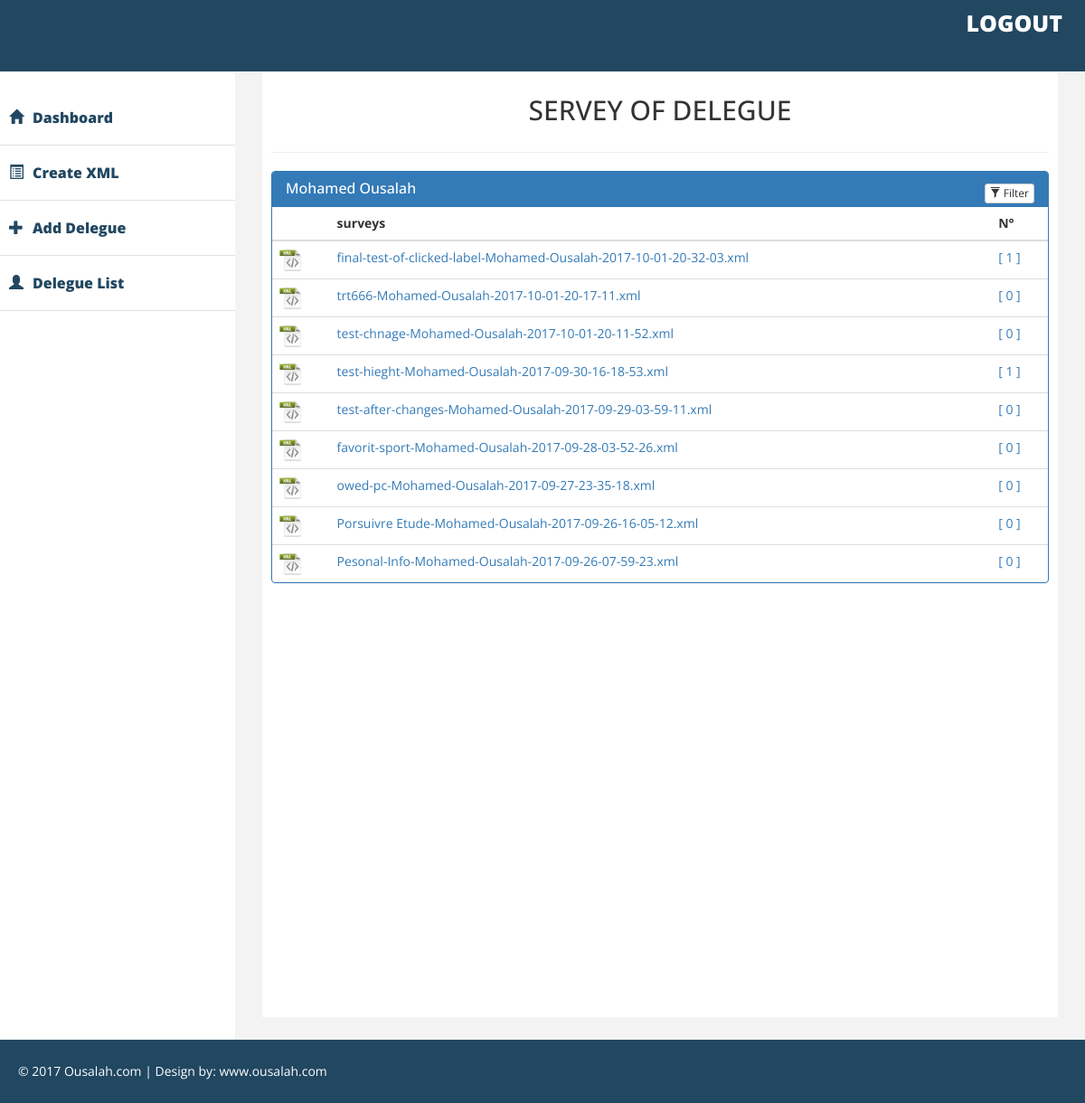
The page /delegue-servey.php?d=1 (signed in) on the database its author committed.
### tables this page shows
CREATE TABLE `delegue` (
  `id` int(11) NOT NULL,
  `firstname` varchar(50) NOT NULL,
  `lastname` varchar(50) NOT NULL,
  `email` varchar(50) NOT NULL,
  `password` varchar(50) NOT NULL,
  `image` varchar(255) NOT NULL
);

CREATE TABLE `xml` (
  `id` int(11) NOT NULL,
  `delegue_id` int(11) NOT NULL,
  `link` varchar(255) NOT NULL,
  `etat` varchar(50) NOT NULL DEFAULT 'active'
);

### modules/utils.class.php (called while the page is built, shortened)
<?php
class Utils
{
	private static $cnx=null;
	public static function connecter_db()
	{
		$options=array(PDO::ATTR_DEFAULT_FETCH_MODE => PDO::FETCH_OBJ,PDO::ATTR_ERRMODE => PDO::ERRMODE_EXCEPTION, PDO::MYSQL_ATTR_INIT_COMMAND=>"SET NAMES 'utf8'");
		if(!self::$cnx){
			self::$cnx = new PDO('mysql:host=localhost;dbname=surveys', "root", "", $options);
		}
		return  self::$cnx;
	}
	public static function get_by($table, $data=array(), $limit = 0)
	{
		$names=array();
		$values=array();
		foreach ($data as $key => $value) {
			$names[]="$key=?";
			$values[]=$value;
		}
		$namesdb=implode(" and ", $names);
		$cnx=Utils::connecter_db();
		$pr=$cnx->prepare("select * from $table
			where $namesdb order by id desc
			");
		$pr->execute($values);
		return $pr->fetchAll(PDO::FETCH_OBJ);
	}
	public static function get_count(
			$table,
			$conditions = array(),
			$atrCount = "id"
		)
	{
		$WHERE = "";
		$names = array();
		$values = array();
		if($conditions != array()){
			$WHERE = " WHERE ";
			foreach ($conditions as $key => $value) {
				$names[] = "$key = ?";
				$values[] = $value;
			}
		}
		$namesdb=implode(" and ", $names);
		$cnx=Utils::connecter_db();
		$pr=$cnx->prepare("SELECT COUNT(*) FROM $table
			$WHERE $namesdb");
		$pr->execute($values);
		return $pr->fetchColumn();
	}
}
 ?>

### delegue-servey.php (the view, shortened to what this page needs)
<?php $pageTitle = "SERVEY OF DELEGUE"; ?>
<?php require 'fragment/header-admin.php'; ?>
<div id="page-inner">
  <div class="row">
    <div class="col-md-12">
      <h2  align="center"><?= $pageTitle; ?></h2>
    </div>
  </div>
  <hr>
        <div class="panel panel-primary filterable">
            <div class="panel-heading">
                <h3 class="panel-title">
					<?php
						$table = "delegue";
						$data = array('id' => $_GET["d"]);
						$delegues = Utils::get_by($table, $data);
						$delegue = $delegues[0];
						echo $delegue->firstname." ".$delegue->lastname;
					 ?>
                </h3>
                <div class="pull-right">
                    <button class="btn btn-default btn-xs btn-filter"><span class="glyphicon glyphicon-filter"></span> Filter</button>
                </div>
            </div>
            <table class="table">
                <thead>
                    <tr class="filters">
                        <th></th>
                        <th><input type="text" class="form-control" placeholder="surveys" disabled></th>
                        <th>N°</th>
                    </tr>
                </thead>
                <tbody>
                    <?php
						$table = "xml";
						$data = array('delegue_id' => $_GET["d"]);
                      	$xmls = Utils::get_by($table, $data);
                      	foreach ($xmls as $xml) :
                    ?>
                    <tr>
						<td><img src="uploads/xml_image.png" width="25" height="25" alt=""></td>
                        <?php
                            $table = "excel";
                            $condition = array(
                                "delegue_id" => $delegue->id,
                                "xml_id"    => $xml->id
                            );
                            $countExcel = Utils::get_count($table, $condition);
                            if ($countExcel > 1){ $showAll = true; }
                            else {$showAll = false; }
                        ?>
                        <td>
                        	<a href="delegue-excel.php?xid=<?= $xml->id; ?>&did=<?= $delegue->id; ?>&showAll=<?= $showAll; ?>">
                        		<?= $xml->link ?>
                        	</a>
                        </td>
                        <td>
                            <a href="delegue-excel.php?xid=<?= $xml->id; ?>&did=<?= $delegue->id; ?>&showAll=<?= $showAll; ?>">
                                [ <?=$countExcel; ?> ]
                        	</a>
                        </td>
                    </tr>
                  <?php endforeach ?>
                </tbody>
            </table>
        </div>
    </div>
</div>
</div>
<?php require 'fragment/footer.php'; ?>

### fragment/header-admin.php (shortened to what this page needs)
<!DOCTYPE html>
<html lang="en">
<head>
    <link href="css/bootstrap.min.css" rel="stylesheet">
    <link href="css/tableFilter.css" rel="stylesheet">
    <link href="css/jquery-ui.min.css" rel="stylesheet" />
    <link href="css/custom.css" rel="stylesheet" />
</head>
<body>
    <div id="wrapper">
         <div class="navbar navbar-inverse navbar-fixed-top">
            <div class="adjust-nav">
                <div class="navbar-header">
                    <a class="navbar-brand" href="#">
                    </a>
                </div>
                <span class="logout-spn" >
                	<a href="controller/Admin.php?a=logout" style="color:#fff;">LOGOUT</a>
                </span>
            </div>
        </div>
        <nav class="navbar-default navbar-side" role="navigation" style="position: fixed; z-index: 1000;">
            <div class="sidebar-collapse">
                <ul class="nav" id="main-menu">
                    <li>
                        <a href="index.php" ><i class="glyphicon glyphicon-home"></i>Dashboard</a>
                    </li>
                    <li>
                        <a href="creation.php"><i class="glyphicon glyphicon-list-alt"></i>Create XML</a>
                    </li>
                    <li>
                        <a href="add-delegue.php"><i class="glyphicon glyphicon-plus"></i>Add Delegue</a>
                    </li>
                    <li>
                        <a href="delegue-list.php"><i class="glyphicon glyphicon-user"></i>Delegue List</a>
                    </li>
                </ul>
            </div>
        </nav>
        <div id="page-wrapper" >

### fragment/footer.php (shortened to what this page needs)
    <div class="footer">
             <div class="row">
                <div class="col-lg-12" >
                    &copy;  2017 Ousalah.com | Design by: <a href="http://ousalah.com" style="color:#fff;"  target="_blank">www.ousalah.com</a>
                </div>
        </div>
        </div>
</body>
</html>

### css/tableFilter.css (style rules this page uses)
.filterable { margin-top: 15px; }
.filterable .panel-heading .pull-right { margin-top: -20px; }
.filterable .filters input[disabled] { background-color: transparent; border: none; cursor: auto; box-shadow: none; padding: 0; height: auto; }

### css/custom.css (style rules this page uses)
body { font-family: 'Open Sans', sans-serif; line-height:30px; }
#wrapper { width: 100%; margin-top:50px; }
#page-wrapper { padding: 15px 15px; min-height: 600px; background:#F3F3F3; }
#page-inner { width:100%; margin:10px 20px 10px 0px; background-color:#fff!important; padding:10px; min-height:1050px; overflow: hidden !important; }
.sidebar-collapse .nav { padding:0; padding-top:50px; }
.sidebar-collapse > .nav > li > a { padding:15px 10px; color: #214761; font-weight: 900; font-size: 16px; }
.sidebar-collapse > .nav > li { border-bottom:1px solid #e1e1e1; }
.navbar-side { border:none; background-color: #fff; }
.navbar-inverse { background-color: #214761; border-color: #F0F0F0; min-height: 80px; }
.nav > li > a > i { margin-right:10px; }
.logout-spn { float:right; color:#fff; font-size:25px; font-weight:800; margin:20px; margin: 10px 25px 10px 50px; }
.logout-spn a { text-decoration:none; }
.footer { background-color:#214761; width:100%; color:#fff; padding:20px 50px 20px 50px; padding-left:20px; }
@media (min-width:767px) { #page-wrapper { margin: 0 0 0 260px; padding: 15px 30px; min-height: 1050px; } }
@media (min-width:767px) { .navbar-side { z-index: 1; position: absolute; width: 260px; } }

### rows shown on the page
delegue: firstname "Mohamed", lastname "Ousalah"
xml: link "final-test-of-clicked-label-Mohamed-Ousalah-2017-10-01-20-32-03.xml", delegue "1"
xml: link "trt666-Mohamed-Ousalah-2017-10-01-20-17-11.xml", countExcel "0"
xml: link "test-chnage-Mohamed-Ousalah-2017-10-01-20-11-52.xml", countExcel "0"
xml: link "test-hieght-Mohamed-Ousalah-2017-09-30-16-18-53.xml", delegue "1"
xml: link "test-after-changes-Mohamed-Ousalah-2017-09-29-03-59-11.xml", countExcel "0"
xml: link "favorit-sport-Mohamed-Ousalah-2017-09-28-03-52-26.xml", countExcel "0"
xml: link "owed-pc-Mohamed-Ousalah-2017-09-27-23-35-18.xml", countExcel "0"
xml: link "Porsuivre Etude-Mohamed-Ousalah-2017-09-26-16-05-12.xml", countExcel "0"
xml: link "Pesonal-Info-Mohamed-Ousalah-2017-09-26-07-59-23.xml", countExcel "0"

### other values the page prints
$pageTitle "SERVEY OF DELEGUE"
